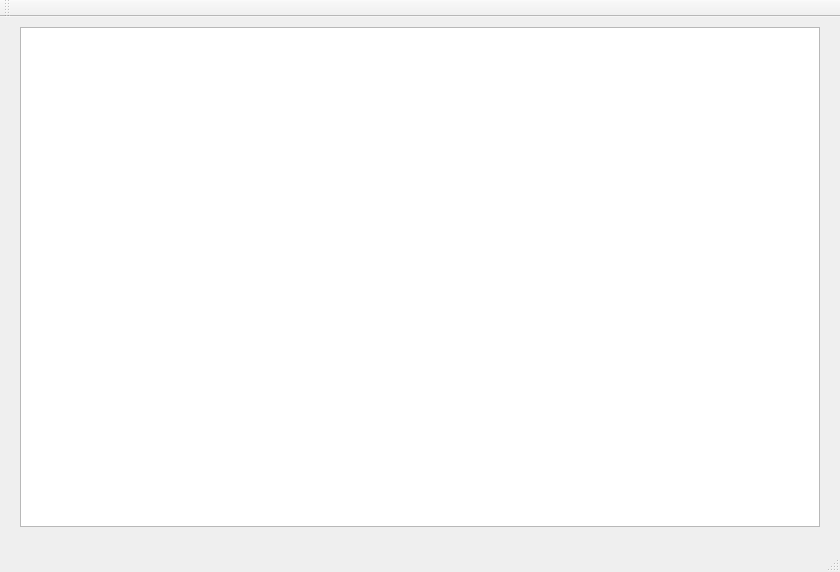
<?xml version="1.0" encoding="UTF-8"?>
<ui version="4.0">
 <class>JellySquareClass</class>
 <widget class="QMainWindow" name="JellySquareClass">
  <property name="geometry">
   <rect>
    <x>0</x>
    <y>0</y>
    <width>840</width>
    <height>572</height>
   </rect>
  </property>
  <property name="windowTitle">
   <string>JellySquare</string>
  </property>
  <widget class="QWidget" name="centralWidget">
   <widget class="CustomRender" name="graphicsView">
    <property name="geometry">
     <rect>
      <x>20</x>
      <y>10</y>
      <width>800</width>
      <height>500</height>
     </rect>
    </property>
    <property name="sizePolicy">
     <sizepolicy hsizetype="Fixed" vsizetype="Fixed">
      <horstretch>0</horstretch>
      <verstretch>0</verstretch>
     </sizepolicy>
    </property>
    <property name="verticalScrollBarPolicy">
     <enum>Qt::ScrollBarAlwaysOff</enum>
    </property>
    <property name="horizontalScrollBarPolicy">
     <enum>Qt::ScrollBarAlwaysOff</enum>
    </property>
    <property name="sceneRect">
     <rectf>
      <x>0.000000000000000</x>
      <y>0.000000000000000</y>
      <width>0.000000000000000</width>
      <height>0.000000000000000</height>
     </rectf>
    </property>
    <property name="alignment">
     <set>Qt::AlignLeading|Qt::AlignLeft|Qt::AlignTop</set>
    </property>
   </widget>
  </widget>
  <widget class="QMenuBar" name="menuBar">
   <property name="geometry">
    <rect>
     <x>0</x>
     <y>0</y>
     <width>840</width>
     <height>21</height>
    </rect>
   </property>
  </widget>
  <widget class="QToolBar" name="mainToolBar">
   <attribute name="toolBarArea">
    <enum>TopToolBarArea</enum>
   </attribute>
   <attribute name="toolBarBreak">
    <bool>false</bool>
   </attribute>
  </widget>
  <widget class="QStatusBar" name="statusBar"/>
 </widget>
 <layoutdefault spacing="6" margin="11"/>
 <customwidgets>
  <customwidget>
   <class>CustomRender</class>
   <extends>QGraphicsView</extends>
   <header>customrender.h</header>
  </customwidget>
 </customwidgets>
 <resources>
  <include location="jellysquare.qrc"/>
 </resources>
 <connections/>
</ui>
